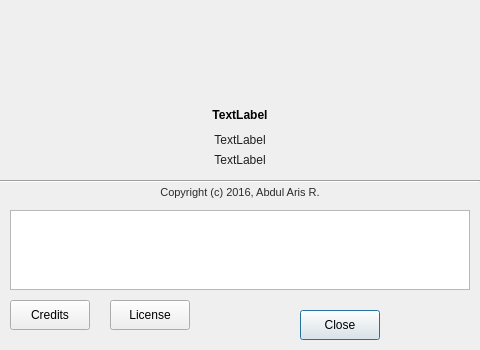
<?xml version="1.0" encoding="UTF-8"?>
<ui version="4.0">
 <class>AboutDialog</class>
 <widget class="QDialog" name="AboutDialog">
  <property name="geometry">
   <rect>
    <x>0</x>
    <y>0</y>
    <width>480</width>
    <height>350</height>
   </rect>
  </property>
  <property name="sizePolicy">
   <sizepolicy hsizetype="Preferred" vsizetype="Preferred">
    <horstretch>0</horstretch>
    <verstretch>0</verstretch>
   </sizepolicy>
  </property>
  <property name="minimumSize">
   <size>
    <width>480</width>
    <height>350</height>
   </size>
  </property>
  <property name="maximumSize">
   <size>
    <width>480</width>
    <height>350</height>
   </size>
  </property>
  <property name="windowTitle">
   <string>关于</string>
  </property>
  <property name="windowIcon">
   <iconset resource="../res.qrc">
    <normaloff>:/img/about.png</normaloff>:/img/about.png</iconset>
  </property>
  <widget class="QLabel" name="label_3">
   <property name="geometry">
    <rect>
     <x>0</x>
     <y>0</y>
     <width>480</width>
     <height>100</height>
    </rect>
   </property>
   <property name="minimumSize">
    <size>
     <width>0</width>
     <height>0</height>
    </size>
   </property>
   <property name="maximumSize">
    <size>
     <width>16777215</width>
     <height>16777215</height>
    </size>
   </property>
   <property name="text">
    <string/>
   </property>
   <property name="pixmap">
    <pixmap resource="../res.qrc">:/img/windows.png</pixmap>
   </property>
   <property name="scaledContents">
    <bool>false</bool>
   </property>
   <property name="alignment">
    <set>Qt::AlignCenter</set>
   </property>
  </widget>
  <widget class="QLabel" name="programNameLbl">
   <property name="geometry">
    <rect>
     <x>0</x>
     <y>100</y>
     <width>480</width>
     <height>30</height>
    </rect>
   </property>
   <property name="styleSheet">
    <string notr="true">font-weight: bold</string>
   </property>
   <property name="text">
    <string>TextLabel</string>
   </property>
   <property name="alignment">
    <set>Qt::AlignCenter</set>
   </property>
   <property name="wordWrap">
    <bool>true</bool>
   </property>
  </widget>
  <widget class="QLabel" name="programVersionLbl">
   <property name="geometry">
    <rect>
     <x>0</x>
     <y>130</y>
     <width>480</width>
     <height>20</height>
    </rect>
   </property>
   <property name="styleSheet">
    <string notr="true">color: rgb(31, 31, 31);</string>
   </property>
   <property name="text">
    <string>TextLabel</string>
   </property>
   <property name="alignment">
    <set>Qt::AlignCenter</set>
   </property>
   <property name="wordWrap">
    <bool>true</bool>
   </property>
  </widget>
  <widget class="QLabel" name="programDescLbl">
   <property name="geometry">
    <rect>
     <x>0</x>
     <y>150</y>
     <width>480</width>
     <height>20</height>
    </rect>
   </property>
   <property name="styleSheet">
    <string notr="true">color: rgb(31, 31, 31);</string>
   </property>
   <property name="text">
    <string>TextLabel</string>
   </property>
   <property name="alignment">
    <set>Qt::AlignCenter</set>
   </property>
   <property name="wordWrap">
    <bool>true</bool>
   </property>
  </widget>
  <widget class="Line" name="line">
   <property name="geometry">
    <rect>
     <x>0</x>
     <y>180</y>
     <width>480</width>
     <height>3</height>
    </rect>
   </property>
   <property name="orientation">
    <enum>Qt::Horizontal</enum>
   </property>
  </widget>
  <widget class="QLabel" name="label_2">
   <property name="geometry">
    <rect>
     <x>0</x>
     <y>183</y>
     <width>480</width>
     <height>20</height>
    </rect>
   </property>
   <property name="text">
    <string>&lt;html&gt;&lt;head/&gt;&lt;body&gt;&lt;p&gt;&lt;span style=&quot; font-size:8pt; color:#2b2b2b;&quot;&gt;Copyright (c) 2016, Abdul Aris R.&lt;/span&gt;&lt;/p&gt;&lt;/body&gt;&lt;/html&gt;</string>
   </property>
   <property name="alignment">
    <set>Qt::AlignCenter</set>
   </property>
  </widget>
  <widget class="QTextEdit" name="textEdit">
   <property name="geometry">
    <rect>
     <x>10</x>
     <y>210</y>
     <width>460</width>
     <height>80</height>
    </rect>
   </property>
   <property name="styleSheet">
    <string notr="true">font: 8pt &quot;Sans&quot;;</string>
   </property>
   <property name="readOnly">
    <bool>true</bool>
   </property>
   <property name="textInteractionFlags">
    <set>Qt::LinksAccessibleByKeyboard|Qt::LinksAccessibleByMouse|Qt::TextBrowserInteraction|Qt::TextSelectableByKeyboard|Qt::TextSelectableByMouse</set>
   </property>
  </widget>
  <widget class="QPushButton" name="creditBtn">
   <property name="geometry">
    <rect>
     <x>10</x>
     <y>300</y>
     <width>80</width>
     <height>30</height>
    </rect>
   </property>
   <property name="text">
    <string>Credits</string>
   </property>
   <property name="checkable">
    <bool>true</bool>
   </property>
   <property name="autoDefault">
    <bool>false</bool>
   </property>
  </widget>
  <widget class="QPushButton" name="licenseBtn">
   <property name="geometry">
    <rect>
     <x>110</x>
     <y>300</y>
     <width>80</width>
     <height>30</height>
    </rect>
   </property>
   <property name="text">
    <string>License</string>
   </property>
   <property name="checkable">
    <bool>true</bool>
   </property>
   <property name="autoDefault">
    <bool>false</bool>
   </property>
  </widget>
  <widget class="QPushButton" name="pushButton_3">
   <property name="geometry">
    <rect>
     <x>300</x>
     <y>310</y>
     <width>80</width>
     <height>30</height>
    </rect>
   </property>
   <property name="minimumSize">
    <size>
     <width>70</width>
     <height>0</height>
    </size>
   </property>
   <property name="maximumSize">
    <size>
     <width>16777215</width>
     <height>16777215</height>
    </size>
   </property>
   <property name="text">
    <string>Close</string>
   </property>
  </widget>
 </widget>
 <resources>
  <include location="../res.qrc"/>
 </resources>
 <connections>
  <connection>
   <sender>pushButton_3</sender>
   <signal>clicked()</signal>
   <receiver>AboutDialog</receiver>
   <slot>accept()</slot>
   <hints>
    <hint type="sourcelabel">
     <x>389</x>
     <y>309</y>
    </hint>
    <hint type="destinationlabel">
     <x>236</x>
     <y>261</y>
    </hint>
   </hints>
  </connection>
  <connection>
   <sender>creditBtn</sender>
   <signal>clicked(bool)</signal>
   <receiver>AboutDialog</receiver>
   <slot>onCreditsClicked(bool)</slot>
   <hints>
    <hint type="sourcelabel">
     <x>18</x>
     <y>300</y>
    </hint>
    <hint type="destinationlabel">
     <x>3</x>
     <y>294</y>
    </hint>
   </hints>
  </connection>
  <connection>
   <sender>licenseBtn</sender>
   <signal>clicked(bool)</signal>
   <receiver>AboutDialog</receiver>
   <slot>onLicenseClicked(bool)</slot>
   <hints>
    <hint type="sourcelabel">
     <x>140</x>
     <y>300</y>
    </hint>
    <hint type="destinationlabel">
     <x>208</x>
     <y>290</y>
    </hint>
   </hints>
  </connection>
 </connections>
 <slots>
  <slot>onCreditsClicked(bool)</slot>
  <slot>onLicenseClicked(bool)</slot>
 </slots>
</ui>
